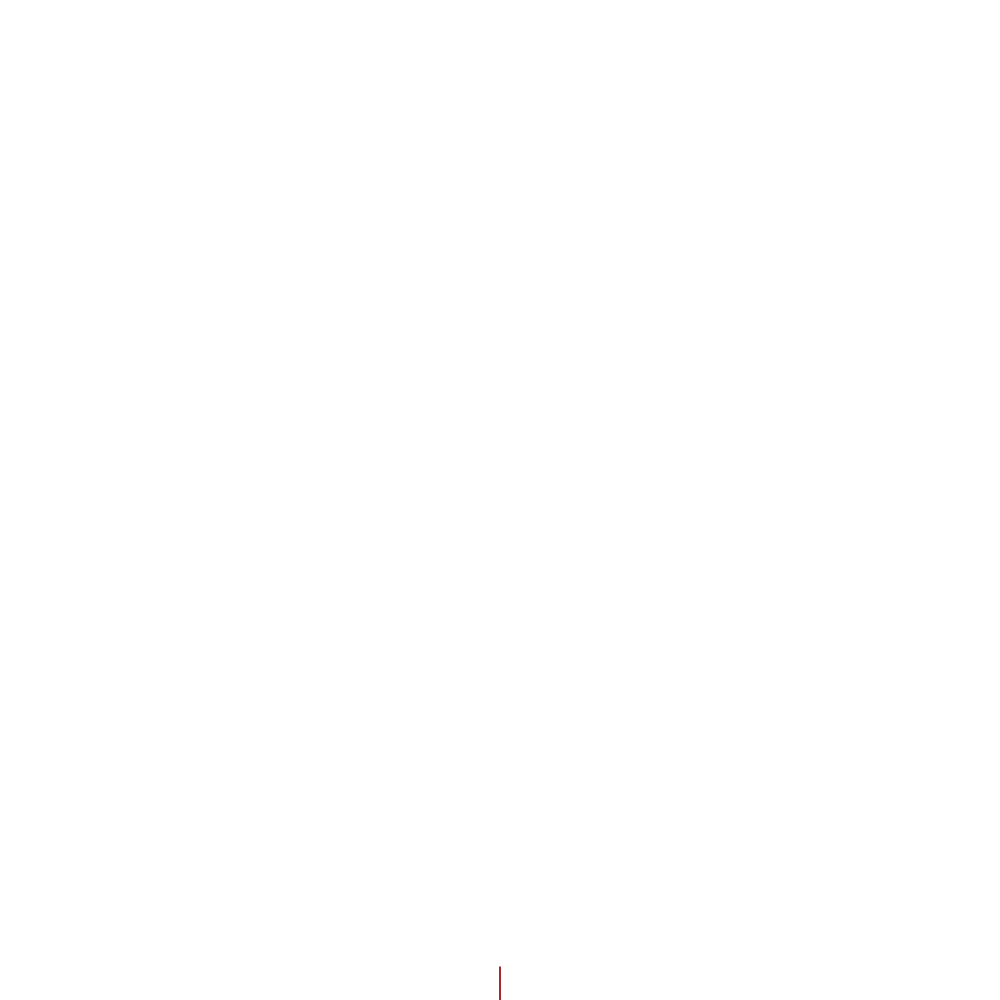
Frame 1 (no input)
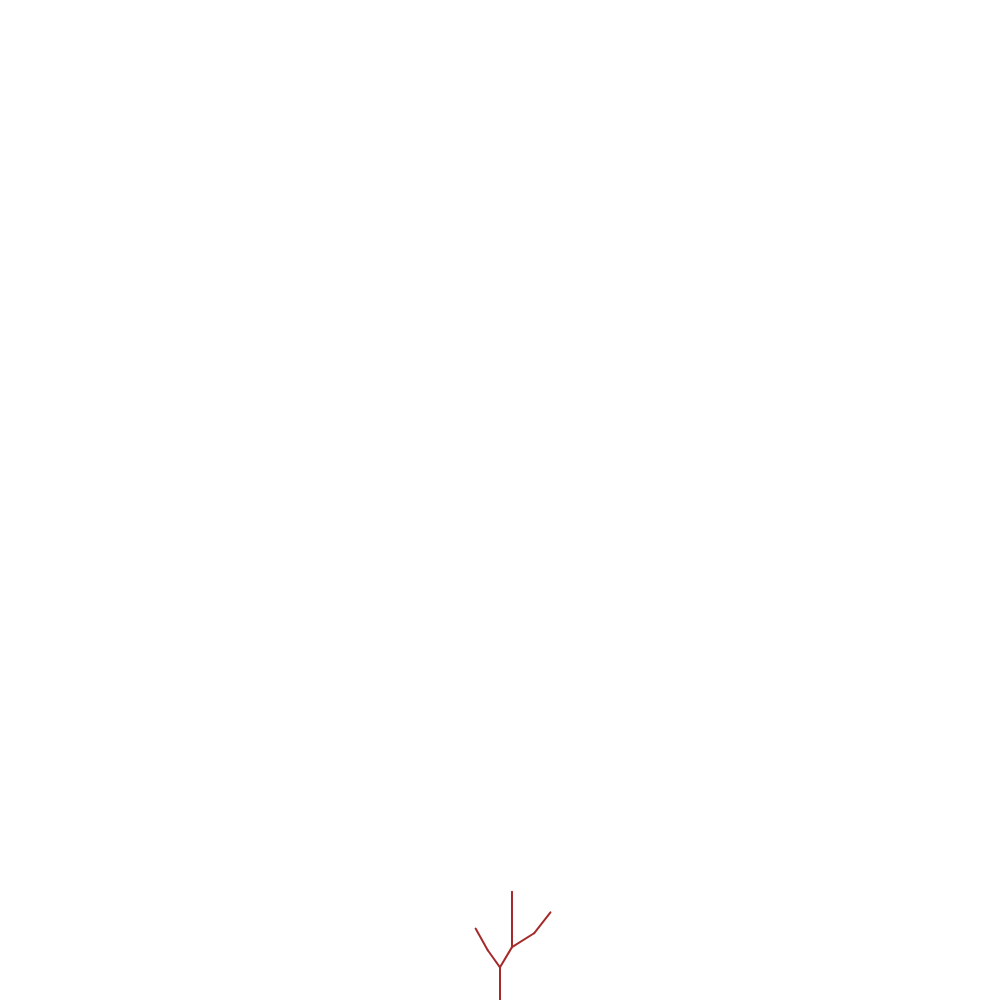
Frame 60 (no input)
Frame 120 (the mouse pressed at the canvas centre since frame 60): identical to frame 60, image omitted

The p5.js sketch that drew these frames (run headless with seeded random() and noise() and a simulated clock; from frame 60 on, the mouse is pressed at the canvas centre):

// p5.js sketch
// ── sketch.js
// seaweed

let s = 'FX'; // the string we will manipulate
let x, y, th; // xy coordinates and angle of travel
let blue, green; // colors to lerp between
let t = -5;

function setup() {
    // set some drawing parameters
    createCanvas(1000, 1000);
    background("white");
    strokeWeight(2);
    angleMode(DEGREES);
    // use the grammar to generate a string
    console.log('generating...');
    for (let iter = 0; iter < 8; iter++) {
        let next = '';
        for (let i = 0; i < s.length; i++) {
            let c = s.charAt(i);
            if (c === 'X') {
                if (Math.random() > 0.2) {
                    next += '[[-FX]+FX]';
                } else {
                    next += 'F';
                }
            } else {
                next += c;
            }
        }
        s = next;
        console.log(s);
    }
    // start at the bottom middle
    x = width / 2;
    y = height;
    // start pointing up
    th = 90;

    blue = color("blue");
    green = color("green");
    brown = color("brown")
}

let i = 0; // string index
let stack = []; // to store configs when encountering brackets
const dl = 50; // forward draw distance (pixels)
const dth = 25.7; // rotation angle (degrees)
const ath = 20; // adjustment angle (degrees)


function draw() {
    function normal(n=8) {
        let sum = 0;
        for (let i = 0; i < n; i++) {
            sum += Math.random();
        }
        return (sum / n);
    }
    let c = s.charAt(i);
    if (c === 'F') {
        // draw forward
        let xp = x + dl * cos(th) * normal();
        let yp = y - dl * sin(th) * normal();
        // stroke(lerpColor(green, blue, sigmoid(t)));
        stroke(brown)
        line(x, y, xp, yp);
        x = xp;
        y = yp;
    } else if (c === '-') {
        // rotate left
        while (th - dth < -10) {
            th += ath * normal();
        }
        th -= dth;
    } else if (c === '+') {
        // rotate right
        while (th + dth > 190) {
            th -= ath * normal();
        }
        th += dth;
    } else if (c === '[') {
        // save current config
        stack.push([x, y, th]);
        t += 2;
    } else if (c === ']') {
        // get last saved config
        [x, y, th] = stack.pop();
        t -= 2;
    } else if (c === 'X') {
    
    }

    i++;
    if (i == s.length) {
        // i = 0;
        // // clear the screen and reset coords
        // background("white");
        // console.log('reseting...');
        // x = width / 2;
        // y = height;
        // th = 90;
    }
}

function sigmoid(x) {
    return 1 / (1 + exp(-x));
}
